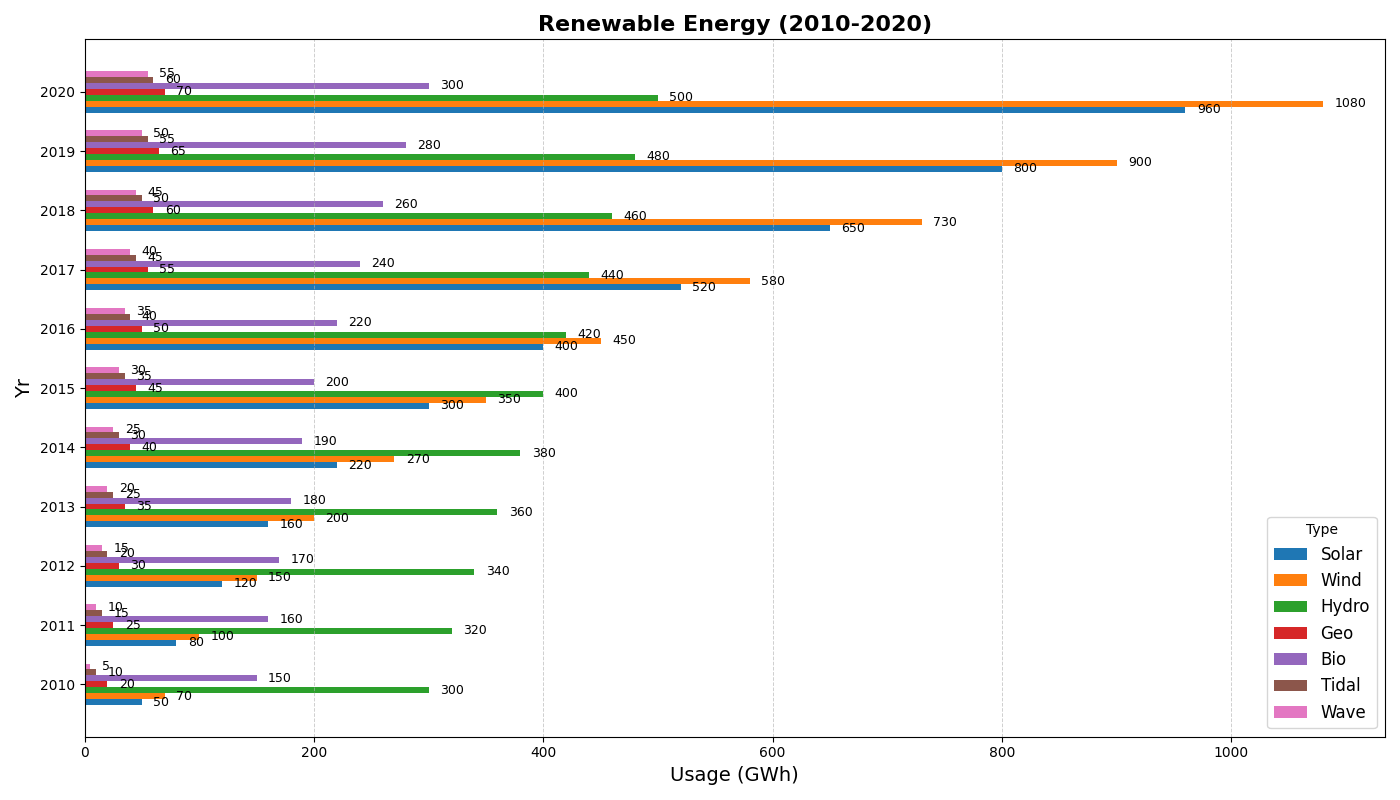

This chart was generated by the following Python code:
import matplotlib.pyplot as plt
import numpy as np

years = np.arange(2010, 2021)
energy_types = ['Solar', 'Wind', 'Hydro', 'Geo', 'Bio', 'Tidal', 'Wave']

solar_energy = [50, 80, 120, 160, 220, 300, 400, 520, 650, 800, 960]
wind_energy = [70, 100, 150, 200, 270, 350, 450, 580, 730, 900, 1080]
hydro_energy = [300, 320, 340, 360, 380, 400, 420, 440, 460, 480, 500]
geothermal_energy = [20, 25, 30, 35, 40, 45, 50, 55, 60, 65, 70]
biomass_energy = [150, 160, 170, 180, 190, 200, 220, 240, 260, 280, 300]
tidal_energy = [10, 15, 20, 25, 30, 35, 40, 45, 50, 55, 60]  
wave_energy = [5, 10, 15, 20, 25, 30, 35, 40, 45, 50, 55]  

energy_data = [solar_energy, wind_energy, hydro_energy, geothermal_energy, biomass_energy, tidal_energy, wave_energy]

fig, ax = plt.subplots(figsize=(14, 8))
bar_width = 0.1
y_pos = np.arange(len(years))

for idx, (energy, energy_type) in enumerate(zip(energy_data, energy_types)):
    ax.barh(y_pos + idx * bar_width, energy, bar_width, label=energy_type)

ax.set_ylabel('Yr', fontsize=14)
ax.set_xlabel('Usage (GWh)', fontsize=14)
ax.set_title('Renewable Energy (2010-2020)', fontsize=16, fontweight='bold')
ax.set_yticks(y_pos + bar_width * (len(energy_types) - 1) / 2)
ax.set_yticklabels(years)
ax.legend(title='Type', fontsize=12)

ax.xaxis.grid(True, linestyle='--', linewidth=0.7, alpha=0.6)
ax.yaxis.grid(False)

for idx, energy in enumerate(energy_data):
    for pos, val in enumerate(energy):
        ax.text(val + 10, pos + idx * bar_width, f'{val}', va='center', ha='left', fontsize=9)
        
plt.tight_layout()
plt.show()
